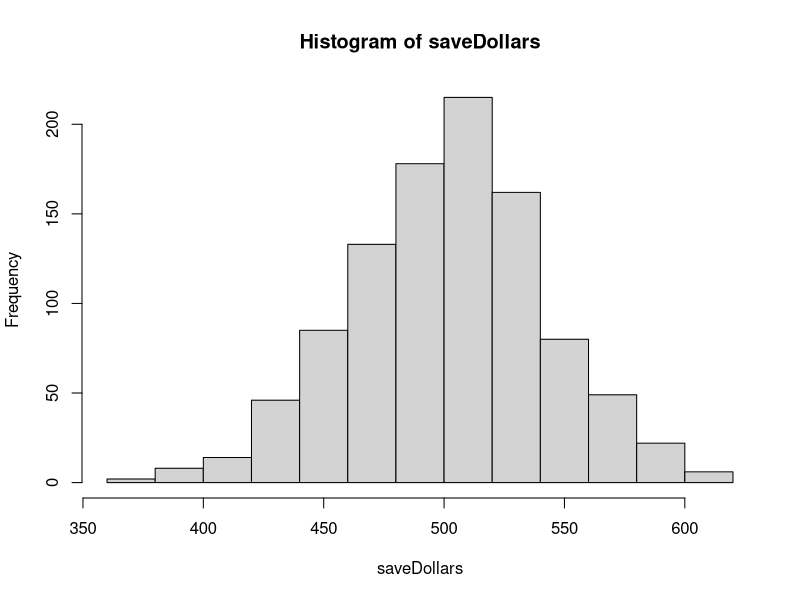

Source code (R):
## ---- chunk 1
knitr::opts_chunk$set(echo = TRUE)
require(tidyverse)
require(tidyverse)
## ---- chunk 2
Bdays = 1:365
Bsamples = vector('numeric')
TotalDollars = 0
saveDollars=vector('numeric')
## ---- chunk 3
for(loop in 1:1000){
TotalDollars=0
for(i in 1:1137) {
Bsamples = sample(Bdays,35, replace=TRUE)
if (length(unique(Bsamples)) == 35) {
TotalDollars = TotalDollars -2
} else{
TotalDollars = TotalDollars +1
}
}
saveDollars[loop] = TotalDollars
}
hist(saveDollars)
print(mean(saveDollars))

## ---- chunk 4
stdevDollars = sd(saveDollars)
meanDollars=mean(saveDollars)
CI = c(meanDollars-2*stdevDollars, meanDollars+2*stdevDollars)
print(CI)
